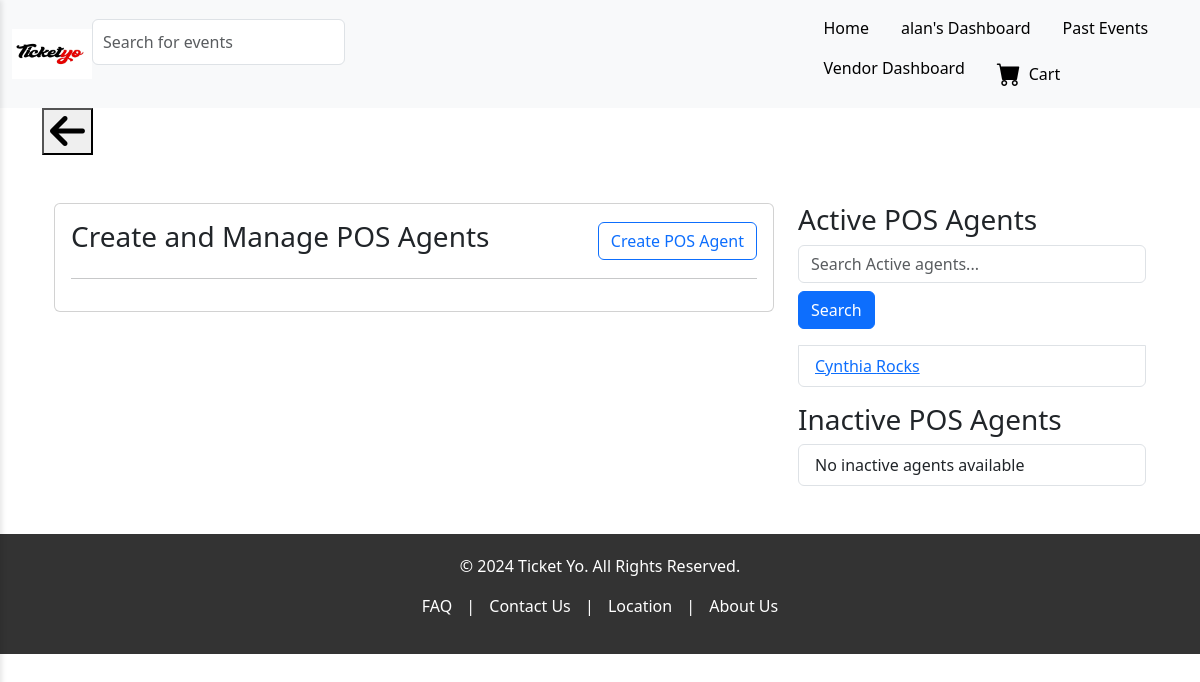
The app's page /pos/manage_agents/ (signed in) with its own data.
### vendors/models.py (models this page shows, shortened)
class Vendor(AbstractBaseUser, PermissionsMixin):
    username = models.CharField(max_length=30, unique=True)
    email = models.EmailField(unique=True)
    first_name = models.CharField(max_length=30)
    last_name = models.CharField(max_length=30)
    storename = models.CharField(max_length=50)
    store_phone = models.CharField(max_length=15)
    verification_code = models.CharField(max_length=6, null=True, blank=True)
    verification_code_created_at = models.DateTimeField(null=True, blank=True)
    is_active = models.BooleanField(default=True)
    is_admin = models.BooleanField(default=False)
    is_superuser = models.BooleanField(default=False)
    is_staff = models.BooleanField(default=False)
    is_vendor = models.BooleanField(default=True)
    objects = VendorManager()
    USERNAME_FIELD = 'username'
    REQUIRED_FIELDS = ['email', 'first_name', 'last_name', 'storename', 'store_phone']

### pos/models.py (models this page shows, shortened)
class POSAgent(AbstractBaseUser):
    username = models.CharField(max_length=255, unique=True)
    first_name = models.CharField(max_length=100)
    last_name = models.CharField(max_length=100)
    email = models.EmailField(unique=True)
    vendor = models.ForeignKey(Vendor, on_delete=models.CASCADE, related_name='pos_agents')
    assigned_events = models.ManyToManyField(Event, related_name='assigned_agents')
    is_active = models.BooleanField(default=True)
    is_posagent = models.BooleanField(default=True)
    objects = POSAgentManager()
    USERNAME_FIELD = 'username'
    REQUIRED_FIELDS = ['username', 'first_name', 'last_name']

### pos/views.py (the view, shortened to what this page needs)
# urls.py: path('manage_agents/', manage_pos_agents, name='manage_pos_agents'),
@login_required
def manage_pos_agents(request):
    vendor = Vendor.objects.get(username=request.user.username)
    search_query = request.GET.get('search', '')
    active_agents = vendor.pos_agents.filter(is_active=True)
    inactive_agents = vendor.pos_agents.filter(is_active=False)
    context = {
        'vendor': vendor,
        'active_agents': active_agents,
        'inactive_agents': inactive_agents,
        'search_query': search_query,
    }
    return render(request, 'pos/manage_agents.html', context)

### templates/pos/manage_agents.html
{% extends 'frontend/base.html' %}
{% block content %}
<div class="container mt-5">
    <div class="row">
        <div class="col-md-8">
            <div class="card">
                <div class="card-body">
                    <div class="d-flex justify-content-between align-items-center">
                        <h3>Create and Manage POS Agents</h3>
                        <a href="{% url 'create_pos_agent' %}" class="btn btn-outline-primary">Create POS Agent</a>
                    </div>
                    <hr>
                </div>
            </div>
        </div>
        <div class="col-md-4">
            <h3>Active POS Agents</h3>
            <ul class="list-group mb-3">
            <form method="GET" class="mb-3">
                <input type="text" name="search" class="form-control" placeholder="Search Active agents..." value="{{ search_query }}">
                <button type="submit" class="btn btn-primary mt-2">Search</button>
            </form>
                {% for agent in active_agents %}
                <li class="list-group-item">
                    <a href="{% url 'agent_detail' agent.id %}">{{ agent.first_name }} {{ agent.last_name }}</a><br>
                </li>
                {% empty %}
                <li class="list-group-item">No active agents available</li>
                {% endfor %}
            </ul>
            <h3>Inactive POS Agents</h3>
            <ul class="list-group">
                {% for agent in inactive_agents %}
                <li class="list-group-item">
                    <a href="{% url 'agent_detail' agent.id %}">{{ agent.first_name }} {{ agent.last_name }} - {{ agent.username }}</a><br>
                    <strong>Assigned Events:</strong>
                    <ul>
                        {% for event in agent.assigned_events.all %}
                        <li>{{ event.title }}</li>
                        {% empty %}
                        <li>No events assigned</li>
                        {% endfor %}
                    </ul>
                </li>
                {% empty %}
                <li class="list-group-item">No inactive agents available</li>
                {% endfor %}
            </ul>
        </div>
    </div>
</div>
{% endblock %}

### templates/frontend/base.html (shortened to what this page needs)
<!DOCTYPE html>
<html lang="en">
<head>
    {% load static %}
    <link href="{% static 'frontend/base.css' %}" rel="stylesheet">
    <link href="https://cdn.jsdelivr.net/npm/bootstrap@5.3.0/dist/css/bootstrap.min.css" rel="stylesheet">
    <link href="https://cdn.jsdelivr.net/npm/bootstrap-icons@1.10.5/font/bootstrap-icons.css" rel="stylesheet">
    <link rel="stylesheet" href="https://cdnjs.cloudflare.com/ajax/libs/font-awesome/6.0.0-beta3/css/all.min.css">
</head>
<body>
    <nav class="navbar navbar-expand-lg d-none d-lg-flex sticky-top bg-light">
        <div class="container-fluid">
            <div class="d-flex align-items-center">
                <div class="logo">
                    <img src="{% static 'frontend/logo.jpg' %}" alt="Logo" style="height: 50px; width: 80px;">
                </div>
            </div>
            <div class="search-bar-container">
                <form method="get" action="{% url 'all_events' %}" id="search-form">
                    <div class="input-group mb-4">
                        <input type="text" name="q" value="{{ query }}" class="form-control" id="search-input"
                            placeholder="Search for events">
                    </div>
                </form>
            </div>
            <ul class="nav ms-auto">
                <li class="nav-item">
                    <a href="{% url 'homepage' %}" class="nav-link text-black">Home</a>
                </li>
                {% if user.is_authenticated %}
                <li class="nav-item">
                    <a href="{% url 'all_events' %}" class="nav-link text-black">{{ user.username }}'s Dashboard</a>
                </li>
                {% else %}
                <li class="nav-item">
                    <a href="{% url 'all_events' %}" class="nav-link text-black">All Events</a>
                </li>
                {% endif %}
                <li class="nav-item">
                    <a href="{% url 'past_events' %}" class="nav-link text-black">Past Events</a>
                </li>
                {% if user.is_authenticated and user.is_vendor %}
                <li class="nav-item">
                    <a href="{% url 'dashboard' %}" class="nav-link text-black">Vendor Dashboard</a>
                </li>
                {% endif %}
                <li class="nav-item">
                    <a href="{% url 'view_cart' %}" class="nav-link text-black d-flex align-items-center cart-link">
                        <i class="bi bi-cart-fill fs-4 me-2"></i> Cart
                    </a>
                </li>
            </ul>
        </div>
    </nav>
    <div class="container main-content">
        {% if not request.path == '/' %}
    <button type="button"  onclick="goBack()"><i class="fas fa-arrow-left"></i></i> </button>
    {% endif %}
        {% block content %}{% endblock %}
    </div>
    <footer class="footer mt-5">
        <p>&copy; 2024 Ticket Yo. All Rights Reserved.</p>
        <p>
            <a href="#">FAQ</a> |
            <a href="#">Contact Us</a> |
            <a href="#">Location</a> |
            <a href="#">About Us</a>
        </p>
    </footer>
</body>
</html>

### static/frontend/base.css (style rules this page uses)
body { font-family: 'Roboto', sans-serif; margin: 0; padding: 0; }
.nav-link { padding: 10px 15px; color: black; text-decoration: none; font-size: 1rem; display: block; transition: background-color 0.3s ease, color 0.3s ease; }
.main-content { margin-left: 0; }
.footer { background-color: #333; color: white; padding: 20px 0; text-align: center; }
.footer a { color: white; text-decoration: none; margin: 0 10px; }
.search-bar-container { display: flex; width: 100%; }
.input-group { display: flex; align-items: center; width: 100%; }
#search-input { width: 100%; padding: 10px; font-size: 1rem; }
.btn-primary { background-color: #007bff; border: none; transition: background-color 0.3s ease; }
.fas.fa-arrow-left { margin: 0; font-size: 40px; }

### records on screen
Vendor: username "alan"
POSAgent: first_name "Cynthia", last_name "Rocks"
